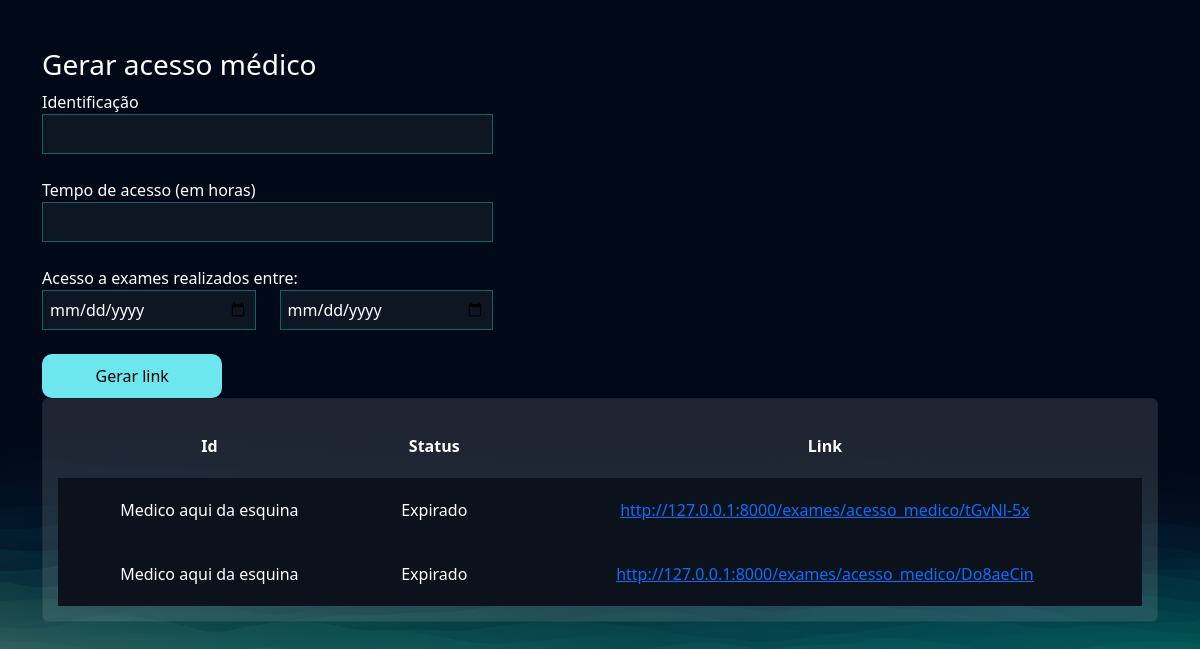
The page /exames/gerar_acesso_medico/ (signed in) on the database its author committed.
### exames/models.py (models this page shows, shortened)
class AcessoMedico(models.Model):
    usuario = models.ForeignKey(User, on_delete=models.DO_NOTHING)
    identificacao = models.CharField(max_length=50)
    tempo_de_acesso = models.IntegerField() # Em horas
    criado_em = models.DateTimeField()
    data_exames_iniciais = models.DateField()
    data_exames_finais = models.DateField()
    token = models.CharField(max_length=20, null = True, blank = True)
    @property
    def status(self):
        return "Expirado" if timezone.now() > (self.criado_em + timedelta(hours = self.tempo_de_acesso)) else "Ativo"
    @property
    def url(self):
        return f'http://127.0.0.1:8000/exames/acesso_medico/{self.token}'

### exames/views.py (the view, shortened to what this page needs)
# urls.py: path('gerar_acesso_medico/', views.gerar_acesso_medico, name = "gerar_acesso_medico"),
@login_required
def gerar_acesso_medico(request):
    if request.method == "GET":
        acessos_medicos = AcessoMedico.objects.filter(usuario = request.user)
        return render(request, 'gerar_acesso_medico.html', {'acessos_medicos': acessos_medicos})

### exames/templates/gerar_acesso_medico.html (shortened to what this page needs)
{% extends "bases/base.html" %}
{% load static %}
{% block 'head' %}
    <link href="{% static 'exames/css/css.css' %}" rel="stylesheet">
    <link href="{% static 'exames/css/gerenciar_pedidos.css' %}" rel="stylesheet">
{% endblock 'head' %}
{% block 'conteudo' %}
    <br>
    <br>
    <div class="container">
        <div class="row">
            <div class="col-md-5">
                <h3>Gerar acesso médico</h3>
                <form action="{% url "gerar_acesso_medico" %}" method="POST">{% csrf_token %}
                    <label for="">Identificação</label>
                    <br>
                    <input style="width: 100%" type="text" name="identificacao" id="" class="input-default">
                    <br>
                    <br>
                    <label for="">Tempo de acesso (em horas)</label>
                    <br>
                    <input style="width: 100%" type="number" name="tempo_de_acesso" id="" class="input-default">
                    <br>
                    <br>
                    <div class="row">
                        <label for="">Acesso a exames realizados entre:</label>
                        <div class="col-md">
                            <input style="width: 100%" type="date" name="data_exame_inicial" id="" class="input-default">
                        </div>
                        <div class="col-md">
                            <input style="width: 100%" type="date" name="data_exame_final" id="" class="input-default">
                            <br>
                            <br>
                        </div>
                    </div>
                    <input style="width: 40%" type="submit" class="btn-default" value="Gerar link">
                </form>
            </div>
            <div class="col-md">
                <div class="card">
                    <table style="text-align: center">
                        <tr>
                          <th>Id</th>
                          <th>Status</th>
                          <th>Link</th>
                        </tr>
                        {% for acesso in acessos_medicos %}
                            <tr class="linha-tabela">
                                <td>{{acesso.identificacao}}</td>
                                <td>{{acesso.status}}</td>
                                <td><a href="{{acesso.url}}">{{acesso.url}}</a></td>
                            </tr>
                        {% endfor %}
                    </table>
                </div>
            </div>
        </div>
    </div>
{% endblock 'conteudo' %}

### templates/static/geral/css/base.css (style rules this page uses)
:root { --main-color: #151C34; --dark-color: #0C121C ; --light-color: #6DE6EE; --contrast-color: #f4c96b; --differential-color: #066668; }
* { color: white }
.input-default { background-color: rgba(255,255,255,0.05); border: 1px solid var(--differential-color); padding: 7px; width: 50%; }
.btn-default { background-color: var(--light-color); color: black; width: 15%; padding: 10px; border: none; border-radius: 10px; }

### templates/static/exames/css/css.css (style rules this page uses)
body { background-image: url('/static/geral/img/bg2.png'); background-size: cover; }
.card { background-color: rgba(217, 217, 217, .14); color: white; padding: 15px; }

### templates/static/exames/css/gerenciar_pedidos.css (style rules this page uses)
.linha-tabela { background-color: var(--dark-color); height: 20px; }
td, th { padding: 20px; }

### rows shown on the page
AcessoMedico: identificacao "Medico aqui da esquina", status "Expirado", url "http://127.0.0.1:8000/exames/acesso_medico/tGvNl-5x"
AcessoMedico: identificacao "Medico aqui da esquina", status "Expirado", url "http://127.0.0.1:8000/exames/acesso_medico/Do8aeCin"
